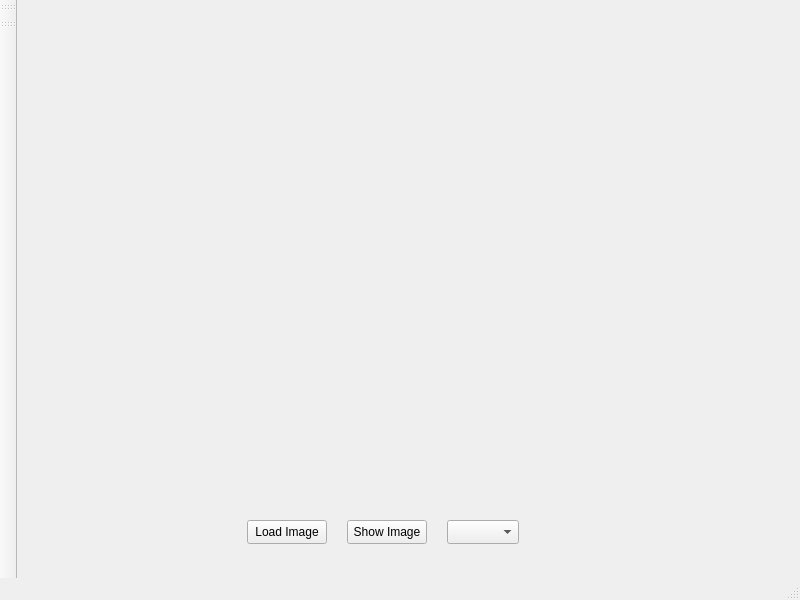
<?xml version="1.0" encoding="UTF-8"?>
<ui version="4.0">
 <class>MedicineWindow</class>
 <widget class="QMainWindow" name="MedicineWindow">
  <property name="geometry">
   <rect>
    <x>0</x>
    <y>0</y>
    <width>800</width>
    <height>600</height>
   </rect>
  </property>
  <property name="windowTitle">
   <string>MedicineWindow</string>
  </property>
  <widget class="QWidget" name="centralwidget">
   <widget class="QPushButton" name="pushButton_2">
    <property name="geometry">
     <rect>
      <x>330</x>
      <y>520</y>
      <width>80</width>
      <height>24</height>
     </rect>
    </property>
    <property name="text">
     <string>Show Image</string>
    </property>
    <property name="autoDefault">
     <bool>false</bool>
    </property>
    <property name="default">
     <bool>false</bool>
    </property>
    <property name="flat">
     <bool>false</bool>
    </property>
   </widget>
   <widget class="QPushButton" name="pushButton">
    <property name="geometry">
     <rect>
      <x>230</x>
      <y>520</y>
      <width>80</width>
      <height>24</height>
     </rect>
    </property>
    <property name="text">
     <string>Load Image</string>
    </property>
    <property name="flat">
     <bool>false</bool>
    </property>
   </widget>
   <widget class="QComboBox" name="comboBox">
    <property name="geometry">
     <rect>
      <x>430</x>
      <y>520</y>
      <width>72</width>
      <height>24</height>
     </rect>
    </property>
   </widget>
  </widget>
  <widget class="QMenuBar" name="menubar">
   <property name="geometry">
    <rect>
     <x>0</x>
     <y>0</y>
     <width>800</width>
     <height>21</height>
    </rect>
   </property>
  </widget>
  <widget class="QToolBar" name="toolBar">
   <property name="windowTitle">
    <string>toolBar</string>
   </property>
   <attribute name="toolBarArea">
    <enum>LeftToolBarArea</enum>
   </attribute>
   <attribute name="toolBarBreak">
    <bool>false</bool>
   </attribute>
  </widget>
  <widget class="QToolBar" name="toolBar_2">
   <property name="windowTitle">
    <string>toolBar_2</string>
   </property>
   <attribute name="toolBarArea">
    <enum>LeftToolBarArea</enum>
   </attribute>
   <attribute name="toolBarBreak">
    <bool>false</bool>
   </attribute>
  </widget>
  <widget class="QStatusBar" name="statusbar"/>
 </widget>
 <resources/>
 <connections/>
</ui>
